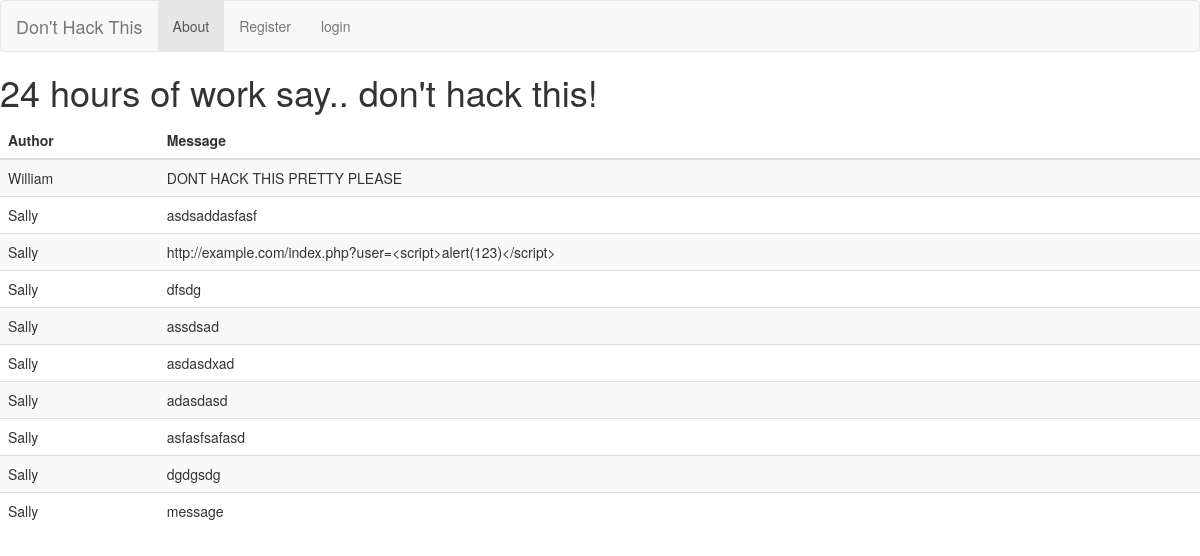
The app's page /rango/, older data.
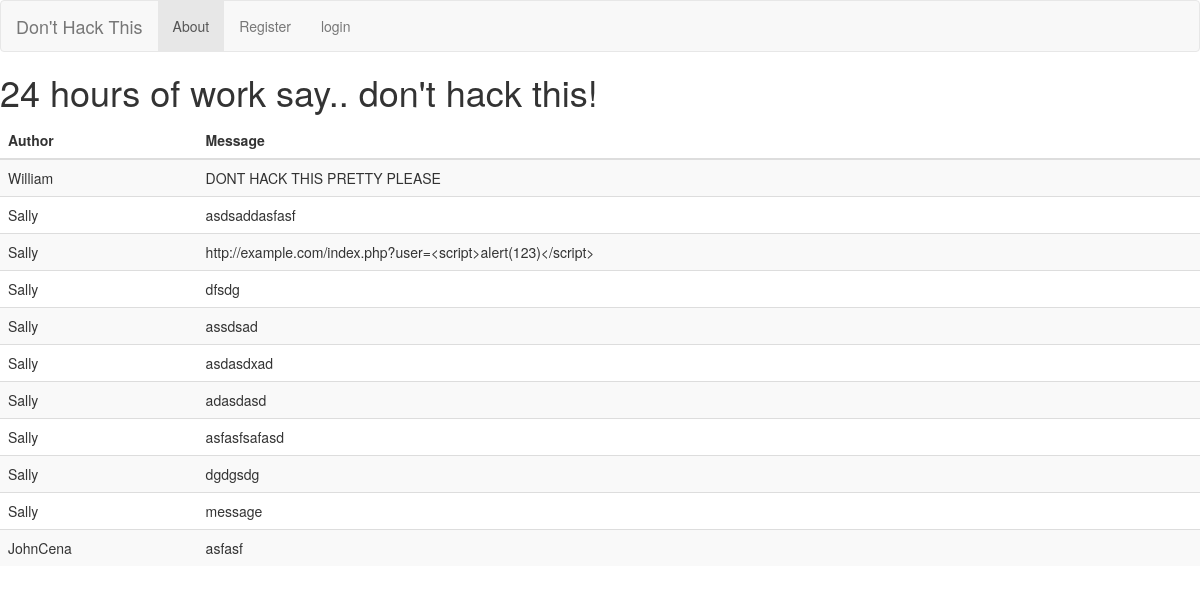
The same page, newer data.
### rango/models.py (models this page shows)
class Message(models.Model):
    author = models.ForeignKey(UserProfile)
    text = models.CharField(max_length=144)

class UserProfile(models.Model):
    user = models.OneToOneField(User)
    account_number = models.AutoField(primary_key = True)
    name = models.CharField(max_length = 40)
    surname = models.CharField(max_length = 40)
    balance = models.FloatField()
    def __unicode__(self):
        return self.user.username

### rango/views.py (the view)
def index(request):
    context = dict()
    if request.user.is_authenticated():
        if request.user.is_superuser:
            profiles = UserProfile.objects.all()
            context["profiles"] = profiles
        else:
            profile = UserProfile.objects.get(user=User.objects.get(id=request.user.id))
            context["profile"] = profile
    else:
        messages = Message.objects.all();
        context["messages"]= messages
    return render(request, 'rango/index.html', context)

### templates/rango/index.html (shortened to what this page needs)
<!DOCTYPE html>
{% load staticfiles %}
<html>
    <head>
        <link rel="stylesheet" href="https://maxcdn.bootstrapcdn.com/bootstrap/3.3.6/css/bootstrap.min.css">
    </head>
    <body>
            <nav class="navbar navbar-default">
              <div class="container-fluid">
                <div class="navbar-header">
                  <a class="navbar-brand" href="#">Don't Hack This</a>
                </div>
                <ul class="nav navbar-nav">
                  <li class="active"><a href="/rango/about/">About</a></li>
                    {% if user.is_authenticated %}
                  <li><a href="/rango/logout/">Log out</a></li>
                    {% else %}
                  <li><a href="/rango/register/">Register</a></li>
                  <li><a href="/rango/login/">login</a></li>
                  {% endif %}
                </ul>
              </div>
            </nav>
       {% if user.is_authenticated %}
       <audio autoplay>
        <source src="{% static 'images/ycsm.mp3' %}" type="audio/mpeg">
        </audio>
        <div class="container">
        <h2>Welcome {{user.username}}</h2>
        <p>Add a new message:
        <form action="postcomment/" method="POST">
        {% csrf_token %}
        <input type = "text" name="postmessage"><br>
        <input type="submit" value="Submit">
        </form></p>
        <table class="table table-striped">
            <thead>
            <tr>
                <th>Firstname</th>
                <th>Lastname</th>
                <th>Balance</th>
            </tr>
            </thead>
            <tbody>
            {% if profiles %}
                {% for profile in profiles %}
                    <tr>
                        <td>{{profile.name}}</td>
                        <td>{{profile.surname}}</td>
                        <td>{{profile.balance}}</td>
                    </tr>
                {% endfor %}
            {% endif %}
            {% if profile %}
                <tr>
                    <td>{{profile.name}}</td>
                    <td>{{profile.surname}}</td>
                    <td>{{profile.balance}}</td>
                </tr>
            {% endif %}
    </tbody>
  </table>
</div>
    {% else %}
            <h1>24 hours of work say.. don't hack this!</h1>
        {% if messages %}
 <table class="table table-striped">
            <thead>
            <tr>
                <th>Author</th>
                <th>Message</th>
            </tr>
            </thead>
            <tbody>
            {% for message in messages %}
                <tr>
                    <td>{{message.author}}</td>
                    <td>{{message.text}}</td>
                </tr>
            {% endfor %}
            </tbody>
        {% endif %}
    {% endif %}
</table>
</body>
</html>

Row changes from the older to the newer data that the page shows:
added Message: author "JohnCena", text "asfasf"
